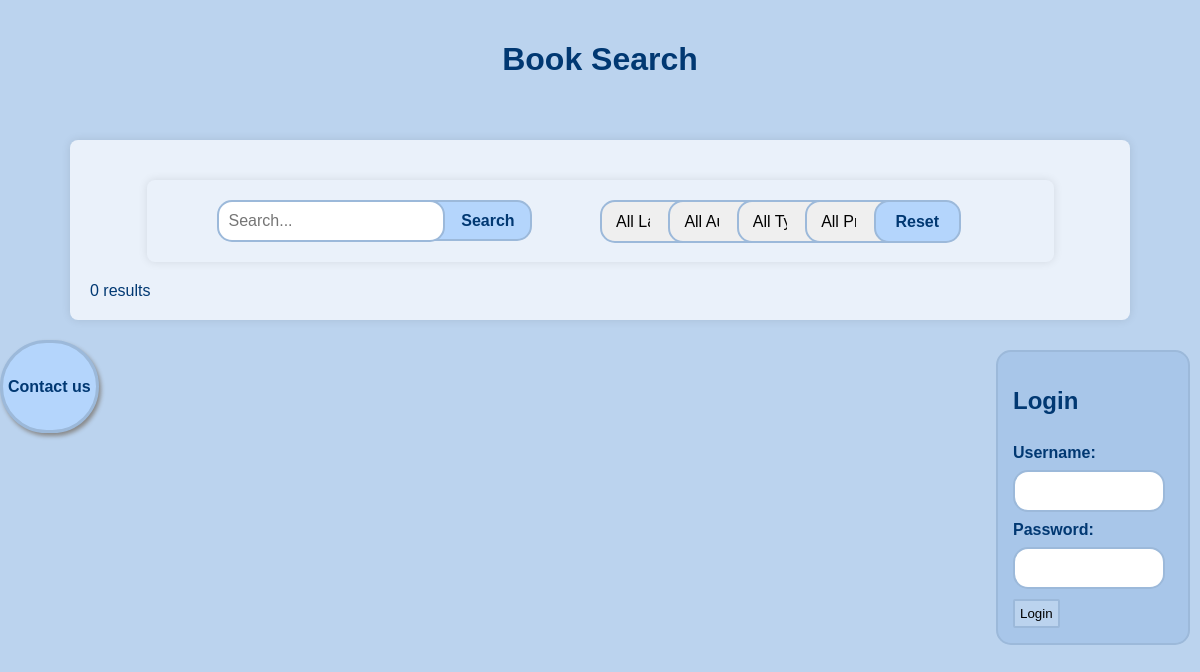
The page /userPage.php?language=Persian on the database as committed earlier.
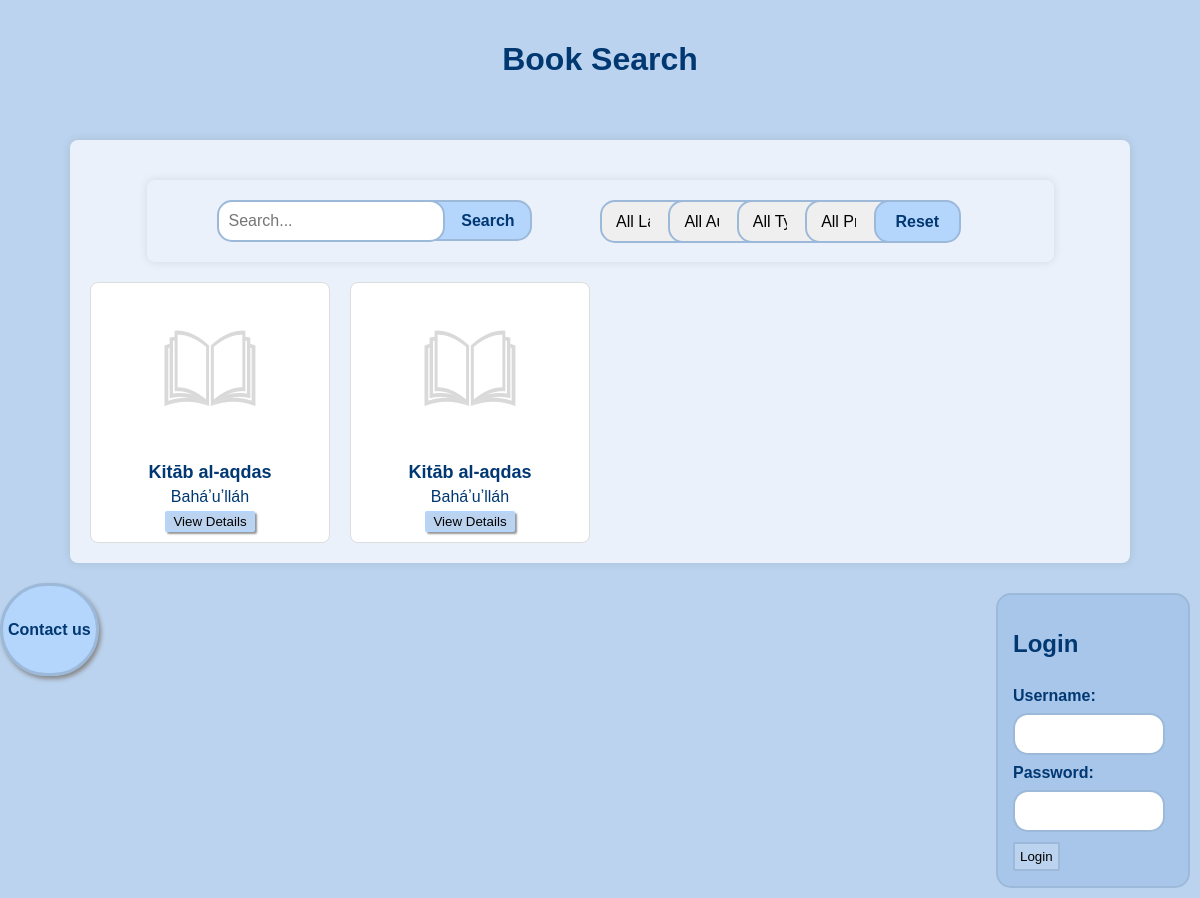
The same page on the database as committed later.
### tables this page shows
CREATE TABLE `book` (
  `book_id` int(11) NOT NULL,
  `title` varchar(50) NOT NULL,
  `author` varchar(50) NOT NULL,
  `language` varchar(20) NOT NULL,
  `type` varchar(20) NOT NULL,
  `cover_img` varchar(100) NOT NULL,
  `publish_date` int(11) NOT NULL,
  `description` varchar(1000) NOT NULL,
  `create_date` timestamp NOT NULL DEFAULT current_timestamp() ON UPDATE current_timestamp(),
  `status` varchar(20) NOT NULL,
  `udk` varchar(100) NOT NULL,
  `price` decimal(11,2) NOT NULL,
  `link_to_literature` varchar(1000) NOT NULL,
  `invent_num` varchar(20) NOT NULL,
  `structural_unit` varchar(100) NOT NULL
);

### userPage.php (the view, shortened to what this page needs)
<!DOCTYPE html>
<html lang="en">
<head>
  <link rel="stylesheet" href="style/style.css">
</head>
<body id="bodyUser">
  <header>
    <h1>Book Search</h1>
  </header>
  <div class="container">
    <div class="container">
      <?php include 'filters.php'; ?>
      <form action="" method="POST" class="search-bar">
      <input class="search-input" id="search" name="search" type="text" placeholder="Search...">
      <input class="search-btn" id="submit" name="submit" type="submit" value="Search">
      </form>
    </div>
    <div class="books">
      <?php
      $servername = "localhost";
      $username = "root";
      $password = "";
      $dbname = "ils";
      $conn = new mysqli($servername, $username, $password, $dbname);
      $sql = "SELECT * FROM book";
      if(isset($_GET['language']) && !empty($_GET['language'])) {
        $language = $_GET['language'];
        if($language !== 'all') {
          $sql .= " WHERE language = '$language'";
        }
      }
      $result = $conn->query($sql);
      if ($result->num_rows > 0) {
        while($row = $result->fetch_assoc()) {
          echo "<div class='book'>";
          echo "<img class='book-cover' src='Images/" . $row["cover_img"] . "' alt='book-cover'>";
          echo "<h2>" . $row["title"] . "</h2>";
          echo "<p>" . $row["author"] . "</p>";
          echo "<button class='view-details-btn' data-book-id='" . $row["book_id"] . "' data-language='" . $row["language"] . "' data-description='" . $row["description"] . "' data-type='" . $row["type"] . "' data-udk='" . $row["udk"] . "' data-link='" . $row["link_to_literature"] . "' data-price='" . $row["price"] . "' data-date='" . $row["publish_date"] . "'>View Details</button>";
          echo "</div>";
        }
      } else {
        echo "0 results";
      }
      ?>
    </div>
  </div>
  <div class="login-form">
    <h2>Login</h2>
    <form action="login.php" method="post">
      <label class="label" for="username">Username:</label>
      <input class="input" type="text" id="username" name="username" required><br>
      <label class="label" for="password">Password:</label>
      <input class="input" type="password" id="password" name="password" required><br>
      <button class="login-btn" type="submit">Login</button>
    </form>
  </div>
    <?php include 'contactForm.php'; ?>
  </div>
</body>
</html>

### filters.php (shortened to what this page needs)
<div class="filter">
  <div class="lang">
  <select id="languageFilter">
    <option value="all">All Languages</option>
  </select>
</div>
  <div class="auth">
  <select id="authorFilter">
    <option value="all">All Authors</option>
  </select>
</div>
  <div class="udk">
  <select id="udkFilter">
    <option value="all">All Types</option>
  </select>
</div>
  <div class="price">
  <select id="priceFilter">
    <option value="all">All Prices</option>
  </select>
  <button class="filter-btn" onclick="resetFilter()">Reset</button>
</div>
</div>

### contactForm.php (shortened to what this page needs)
<div class="contact">
    <button class="contact-btn" onClick="openForm()">Contact us</button>

### style/style.css (style rules this page uses)
body { margin: 0; padding: 0; font-family: Arial, sans-serif; background-color: #f2f2f2; font-family: Verdana (sans-serif); color: #013872; }
#bodyUser { overflow: auto; background-color: #bbd3ee; }
.container { width: 85%; margin: 20px auto; padding: 20px; background-color: #eaf1fa; box-shadow: 0 0 10px rgba(0, 0, 0, 0.1); border-radius: 8px; }
header { text-align: center; padding: 20px; }
.book-cover { height: 200px; }
.books { display: grid; grid-template-columns: repeat(auto-fill, minmax(200px, 1fr)); grid-gap: 20px; }
.book { background-color: #fff; border: 1px solid #ddd; border-radius: 8px; padding: 10px; text-align: center; transition: transform 0.3s ease; }
.book img { max-width: 100px; max-height: 150px; margin-bottom: 10px; }
.book h2 { color: #013872; font-size: 18px; margin: 5px 0; }
.book p { font-size: 16px; margin: 5px 0; color: #013872; }
.search-input { width: 25%; padding: 10px; border: 2px solid #9cb9da; border-radius: 15px; line-height: 15px; z-index: 10; position: relative; font-size: 16px; }
.search-btn { border-radius: 15px; line-height: 35px; padding-left: 50px; padding-right: 15px; margin-left: -40px; border: 2px solid #9cb9da; background-color: #b4d5fc; z-index: 5; position: relative; font-size: 16px; color: #013872; font-weight: bold; cursor: pointer; }
.search-bar { padding-left: 50px; }
.filter { width: 50%; border: none; border-radius: 15px; line-height: 15px; z-index: 10; position: relative; font-size: 16px; float: right; }
#languageFilter, #authorFilter, #udkFilter, #priceFilter { width: 25%; border: 2px solid #9cb9da; border-radius: 15px; line-height: 35px; z-index: 5; position: relative; font-size: 16px; float: left; padding: 10px; margin-right: -40px; padding-right: 40px; cursor: pointer; }
.filter-btn { border-radius: 15px; line-height: 37px; padding-left: 20px; padding-right: 20px; border: 2px solid #9cb9da; background-color: #b4d5fc; z-index: 10; position: relative; font-size: 16px; color: #013872; font-weight: bold; cursor: pointer; }
.contact-btn { border-radius: 50px; line-height: 37px; border: 3px solid #9cb9da; background-color: #b4d5fc; box-shadow: 2px 3px 4px #888; z-index: 10; position: fixed; font-size: 16px; color: #013872; font-weight: bold; cursor: pointer; padding-left: 5px; padding-right: 5px; padding-top: 25px; padding-bottom: 25px; }
.view-details-btn { background-color: #bbd3ee; border: 2px solid #b4d5fc; border-radius: 2px; box-shadow: 2px 2px 2px #969696; cursor: pointer; }
.login-form { float: right; padding: 15px; border: 2px solid #9cb9da; border-radius: 15px; width: 20vh; background-color: #a8c6e9; margin: 10px; }
.input { width: 80%; padding: 10px; border: 2px solid #9cb9da; border-radius: 15px; line-height: 15px; z-index: 10; position: relative; font-size: 16px; }
.label { line-height: 35px; font-size: 16px; color: #013872; font-weight: bold; }
.login-btn { margin-top: 10px; background-color: #bbd3ee; border: 2px solid #9cb9da; border-radius: 2px; cursor: pointer; padding: 5px; }

Rows that differ between the two databases and show on the page:
added book: cover_img (placeholder picture), title "Kitāb al-aqdas", author "Baháʼuʼlláh"
added book: cover_img (placeholder picture), title "Kitāb al-aqdas", author "Baháʼuʼlláh"
Other text that changed with them:
text no longer shown: "0 results"
